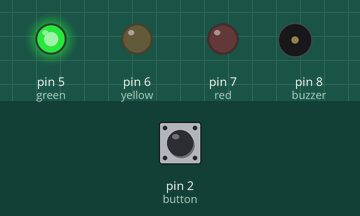
This sketch was run on a simulated Arduino Uno, built with avr-gcc and run on an emulated ATmega328P. Parts: output pins drawn as LEDs (lit = HIGH), buzzer (waves = sounding). The test bench sets the inputs (shaded band); at power-on: pin 2 (button) HIGH.

Above: at 1.2 s.
1.3 s: pin 2 (button) pulled LOW for 0.15 s
At 2.5 s:
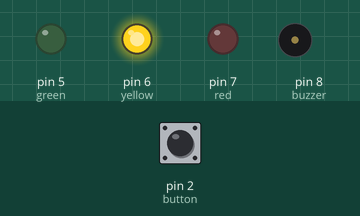
At 5.3 s:
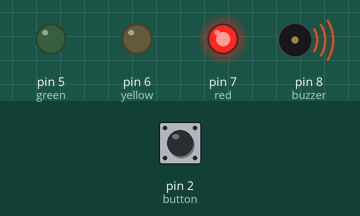
Timing chart, 0 to 38.0 s (numbered marks = the images above; inputs shaded):
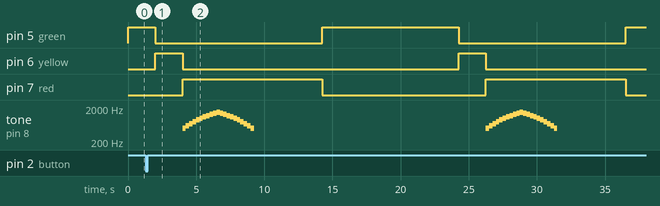

Measured:
- by itself, pin 5 (green): alternates HIGH for 10.0 s and LOW for 12.3 s
- by itself, pin 6 (yellow): alternates HIGH for 2.0 s and LOW for 20.3 s
- by itself, pin 7 (red): alternates HIGH for 10.3 s and LOW for 12.0 s
- by itself, tone on pin 8 (buzzer): plays 500 Hz for 0.25 s, 600 Hz for 0.25 s, 700 Hz for 0.25 s, 800 Hz for 0.25 s, 900 Hz for 0.25 s, 1000 Hz for 0.25 s … (42 notes in this stretch)

The sketch:

Sequential_blinking.ino
```cpp
// Mapping traffic lights to pins
const int red = 7;
const int yellow = 6;
const int green = 5;
const int buzzer = 8; // Buzzer pin

// Pedestrian button pin
const int button = 2;
volatile bool buttonPressed = false;  // Flag for button press, volatile to avoid optimization

// Configuation function
void setup() {
    pinMode(red, OUTPUT); // Establish pin modes using pinMode(pin, mode) function
    pinMode(yellow, OUTPUT);
    pinMode(green, OUTPUT);
    pinMode(buzzer, OUTPUT);
    pinMode(button, INPUT_PULLUP);  // Internal pull-up resistor enabled

    // Attach interrupt to detect button presses
    // attachInterrupt(digitalPinToInterrupt(pin), ISR, mode);
    attachInterrupt(digitalPinToInterrupt(button), buttonPressISR, FALLING); // FALLING: activate interrupt when going from HI to LO (on button press)
}

// Looping function
void loop() {
    buttonPressed = false;  // Reset button flag at the start of a full cycle

    // Green Light ON, rest OFF
    digitalWrite(green, HIGH);
    digitalWrite(yellow, LOW);
    digitalWrite(red, LOW);
    noTone(buzzer); // Buzzer off until red

    unsigned long startTime = millis(); // Store time it took to begin in ms using millis() function; return type: unsigned long
    unsigned long greenDuration = 10000;  // Default 10s green phase

    // Check for button press DURING the green phase
    while (millis() - startTime < greenDuration) {
        if (buttonPressed) {
            greenDuration = 2000;  // Shorten to 2s
        }
    }

    // Yellow Light ON, green OFF (Always 2 seconds)
    digitalWrite(green, LOW);
    digitalWrite(yellow, HIGH);
    delay(2000);

    // Red light ON, yellow light OFF (Always 5 seconds)
    digitalWrite(yellow, LOW);
    digitalWrite(red, HIGH);

    // Changing buzzer tone while red is ON
    for (int i = 0; i < 10; i++) {
        tone(buzzer, 500 + (i * 100)); // tone(pin, frequency) -- increasing the frequency every 0.25s
        delay(250);
    }
    for (int i = 10; i >= 0; i--) {
        tone(buzzer, 500 + (i * 100));  // Frequency decreases
        delay(250);
    }

    noTone(buzzer);
    delay(5000);

    // Return to green light after cycle completes
    digitalWrite(red, LOW);
}

// Interrupt service routine
void buttonPressISR() {
    buttonPressed = true;
}
```
